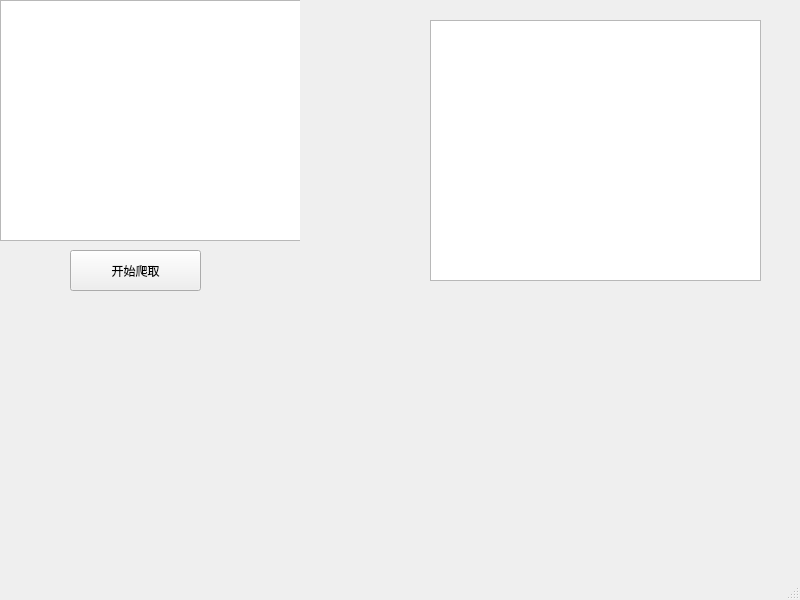
<?xml version="1.0" encoding="UTF-8"?>
<ui version="4.0">
 <class>MainWindow</class>
 <widget class="QMainWindow" name="MainWindow">
  <property name="geometry">
   <rect>
    <x>0</x>
    <y>0</y>
    <width>800</width>
    <height>600</height>
   </rect>
  </property>
  <property name="windowTitle">
   <string>MainWindow</string>
  </property>
  <widget class="QWidget" name="leftContainer_3">
   <widget class="QWidget" name="leftContainer" native="true">
    <property name="geometry">
     <rect>
      <x>0</x>
      <y>0</y>
      <width>300</width>
      <height>300</height>
     </rect>
    </property>
    <property name="minimumSize">
     <size>
      <width>300</width>
      <height>300</height>
     </size>
    </property>
    <widget class="QListWidget" name="paperList">
     <property name="geometry">
      <rect>
       <x>0</x>
       <y>0</y>
       <width>301</width>
       <height>241</height>
      </rect>
     </property>
     <property name="selectionMode">
      <enum>QAbstractItemView::ExtendedSelection</enum>
     </property>
    </widget>
    <widget class="QPushButton" name="startButton">
     <property name="geometry">
      <rect>
       <x>70</x>
       <y>250</y>
       <width>131</width>
       <height>41</height>
      </rect>
     </property>
     <property name="text">
      <string>开始爬取</string>
     </property>
    </widget>
   </widget>
   <widget class="QTextEdit" name="resultView">
    <property name="geometry">
     <rect>
      <x>430</x>
      <y>20</y>
      <width>331</width>
      <height>261</height>
     </rect>
    </property>
    <property name="lineWrapMode">
     <enum>QTextEdit::NoWrap</enum>
    </property>
   </widget>
  </widget>
  <widget class="QMenuBar" name="menubar">
   <property name="geometry">
    <rect>
     <x>0</x>
     <y>0</y>
     <width>800</width>
     <height>22</height>
    </rect>
   </property>
  </widget>
  <widget class="QStatusBar" name="statusbar"/>
 </widget>
 <resources/>
 <connections/>
</ui>
